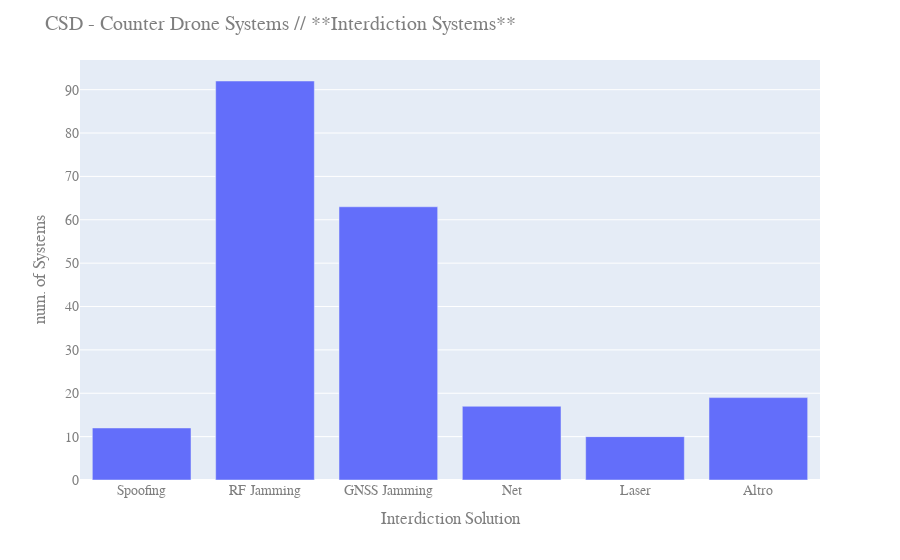

Notebook cell for this chart:
### Markdown cell above
#### Interdiction

As for detection, also in the case of interdiction the C-UAS systems rely on a variety of techniques, which can be summarised as following:

- **RF Jamming**: Disrupts the radio frequency link between the drone and its operator by generating large volumes of RF output. Once the RF link, which can include WiFi links, is severed, a drone will either descend to the ground or initiate a “return to home” maneuver.


- **GNSS Jamming**: Disrupts the drone’s satellite link, such as GPS or GLONASS, which is used for navigation. Drones that lose their satellite link will hover in place, land, or return to home.


- **Spoofing**: Allows one to take control of the targeted drone by hijacking the drone’s communications link. (Also known as protocol manipulation.)


- **Laser**: Destroys vital segments of the drone’s airframe using directed energy, causing it to crash to the ground.


- **Nets**: Designed to entangle the targeted drone and/or its rotors.


- **Projectile**: Employs regular or custom-designed ammunition to destroy incoming unmanned aircraft.


- **Combined Interdiction**: A number of C-UAS systems also employ a combination of interdiction elements

Once the database is analyzed some key data can be extracted:

 - About half of the 147 systems capable of interdiction rely on a single technique and half rely on two or more techniques (we count RF and GNSS jamming systems as distinct, even though the two are more often than not used in conjunction).
 
 - Jamming (Both RF and GNSS) is the most common interdiction method among systems: 
     - Jamming (RF, GNSS, or Both) 96
     - Net 17
     - Laser 10
     - Other 10
     
  - 88 systems depend on some form of signal jamming alone, while an additional eight systems employ jamming along with another technique. 
  
  
 - Approximately 30 systems rely solely on kinetic means to intercept and destroy targeted unmanned aircraft, while five systems feature both jamming and kinetic elements. Twelve systems have a spoofing capability.

### Code cell
interdiction_SPOOFING = interdiction.groupby('SPOOFING').size().reset_index(name='No. of SPOOFING')
interdiction_SPOOFING.columns = ['D.Opt', 'Num']
interdiction_RF_Jamming = interdiction.groupby('RF_Jamming').size().reset_index(name='No. of RF_Jamming')
interdiction_RF_Jamming.columns = ['D.Opt', 'Num']
interdiction_GNSS_Jamming = interdiction.groupby('GNSS_Jamming').size().reset_index(name='No. of GNSS_Jamming')
interdiction_GNSS_Jamming.columns = ['D.Opt', 'Num']
interdiction_NET = interdiction.groupby('NET').size().reset_index(name='No. of NET')
interdiction_NET.columns = ['D.Opt', 'Num']
interdiction_LASER = interdiction.groupby('LASER').size().reset_index(name='No. of LASER')
interdiction_LASER.columns = ['D.Opt', 'Num']
interdiction_ALTRO = interdiction['ALTRO'].count()
df_app_ALTRO = pd.DataFrame({'D.Opt': ['Altro']})
df_app_ALTRO['Num'] = {interdiction_ALTRO}

df_app = interdiction_SPOOFING
df_app2 = df_app.append(interdiction_RF_Jamming)
df_app3 = df_app2.append(interdiction_GNSS_Jamming)
df_app4 = df_app3.append(interdiction_NET)
df_app5 = df_app4.append(interdiction_LASER)
df_app6 = df_app5.append(df_app_ALTRO)
#df_app6

fig = px.bar(df_app6, x='D.Opt', y='Num')

fig.update_layout(
    title="CSD - Counter Drone Systems // **Interdiction Systems**",
    xaxis_title="Interdiction Solution",
    yaxis_title="num. of Systems",
    font=dict(
        family="Courier New, monospace",
        size=14,
        color="#7f7f7f"
    )
)

fig.show()

### Figure 1 — Plotly figure (JSON) as saved in the notebook; plotly's stock layout.template omitted (floating-point values rounded to 4 significant figures)
{"data": [{"alignmentgroup": "True", "hoverlabel": {"namelength": 0}, "hovertemplate": "D.Opt=%{x}<br>Num=%{y}", "legendgroup": "", "marker": {"color": "#636efa"}, "name": "", "offsetgroup": "", "orientation": "v", "showlegend": false, "textposition": "auto", "type": "bar", "x": ["Spoofing", "RF Jamming", "GNSS Jamming", "Net", "Laser", "Altro"], "xaxis": "x", "y": [12, 92, 63, 17, 10, 19], "yaxis": "y"}], "layout": {"barmode": "relative", "font": {"color": "#7f7f7f", "family": "Courier New, monospace", "size": 14}, "legend": {"tracegroupgap": 0}, "margin": {"t": 60}, "title": {"text": "CSD - Counter Drone Systems // **Interdiction Systems**"}, "xaxis": {"anchor": "y", "domain": [0, 1], "title": {"text": "Interdiction Solution"}}, "yaxis": {"anchor": "x", "domain": [0, 1], "title": {"text": "num. of Systems"}}}}
